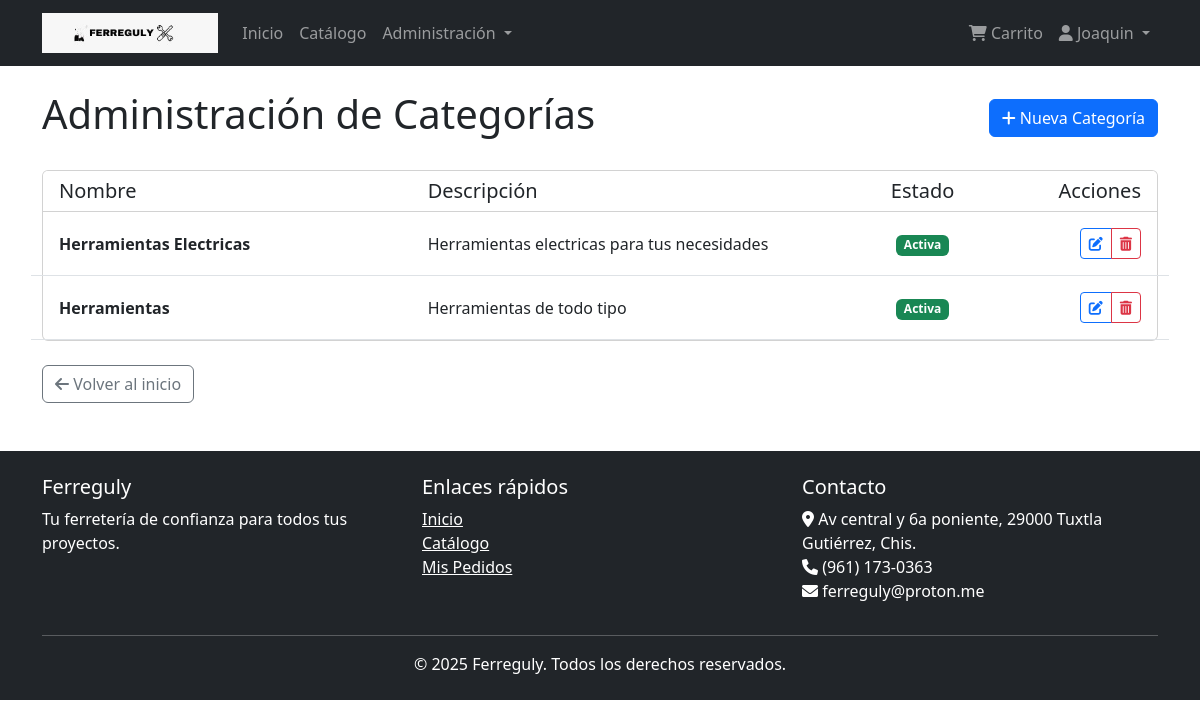
The page /productos/admin/categorias/ (signed in) on the database its author committed.
### usuarios/models.py (models this page shows, shortened)
class Usuario(AbstractBaseUser, PermissionsMixin):
    id_usuario = models.AutoField(primary_key=True)
    nombre = models.CharField(max_length=35)
    apellidos = models.CharField(max_length=50)
    email = models.EmailField(max_length=45, unique=True)
    telefono = models.CharField(max_length=10, null=True, blank=True)
    tipo_usuario = models.CharField(
        max_length=15,
        choices=[('cliente', 'Cliente'), ('administrador', 'Administrador')],
        default='cliente'
    )
    fecha_registro = models.DateTimeField(default=timezone.now)
    activo = models.BooleanField(default=True)
    is_staff = models.BooleanField(default=False)
    is_active = models.BooleanField(default=True)
    USERNAME_FIELD = 'email'
    REQUIRED_FIELDS = ['nombre', 'apellidos']
    objects = UsuarioManager()
    class Meta:
        db_table = 'usuario'
        verbose_name = 'Usuario'
        verbose_name_plural = 'Usuarios'

### productos/models.py (models this page shows, shortened)
class Categoria(models.Model):
    id_categoria = models.AutoField(primary_key=True)
    nombre = models.CharField(max_length=35)
    descripcion = models.TextField(null=True, blank=True)
    activo = models.BooleanField(default=True)
    class Meta:
        db_table = 'categoria'
        verbose_name = 'Categoría'
        verbose_name_plural = 'Categorías'

### productos/views.py (the view)
# urls.py: path('admin/categorias/', views.CategoriaListView.as_view(), name='categorias_lista'),
class CategoriaListView(LoginRequiredMixin, ListView):
    model = Categoria
    template_name = 'productos/admin/categorias/lista.html'
    context_object_name = 'categorias'
    def dispatch(self, request, *args, **kwargs):
        if not request.user.tipo_usuario == 'administrador':
            messages.error(request, 'No tienes permisos para acceder a esta página')
            return redirect('inicio')
        return super().dispatch(request, *args, **kwargs)

### templates/productos/admin/categorias/lista.html (shortened to what this page needs)
{% extends 'base.html' %}
{% block content %}
<div class="d-flex justify-content-between align-items-center mb-4">
    <h1>Administración de Categorías</h1>
    <a href="{% url 'categoria_crear' %}" class="btn btn-primary">
        <i class="fas fa-plus"></i> Nueva Categoría
    </a>
</div>
<div class="card">
    <div class="card-header bg-white">
        <div class="row">
            <div class="col-md-4">
                <h5 class="mb-0">Nombre</h5>
            </div>
            <div class="col-md-5">
                <h5 class="mb-0">Descripción</h5>
            </div>
            <div class="col-md-1 text-center">
                <h5 class="mb-0">Estado</h5>
            </div>
            <div class="col-md-2 text-end">
                <h5 class="mb-0">Acciones</h5>
            </div>
        </div>
    </div>
    <div class="card-body p-0">
        {% if categorias %}
            {% for categoria in categorias %}
                <div class="row py-3 px-3 border-bottom align-items-center">
                    <div class="col-md-4">
                        <strong>{{ categoria.nombre }}</strong>
                    </div>
                    <div class="col-md-5">
                        {{ categoria.descripcion|default:"Sin descripción"|truncatechars:100 }}
                    </div>
                    <div class="col-md-1 text-center">
                        {% if categoria.activo %}
                            <span class="badge bg-success">Activa</span>
                        {% else %}
                            <span class="badge bg-danger">Inactiva</span>
                        {% endif %}
                    </div>
                    <div class="col-md-2 text-end">
                        <div class="btn-group">
                            <a href="{% url 'categoria_editar' categoria.id_categoria %}" class="btn btn-sm btn-outline-primary">
                                <i class="fas fa-edit"></i>
                            </a>
                            <a href="{% url 'categoria_eliminar' categoria.id_categoria %}" class="btn btn-sm btn-outline-danger">
                                <i class="fas fa-trash-alt"></i>
                            </a>
                        </div>
                    </div>
                </div>
            {% endfor %}
        {% else %}
            <div class="p-4 text-center">
                <p class="text-muted mb-0">No hay categorías registradas</p>
            </div>
        {% endif %}
    </div>
</div>
<div class="mt-4">
    <a href="{% url 'inicio' %}" class="btn btn-outline-secondary">
        <i class="fas fa-arrow-left"></i> Volver al inicio
    </a>
</div>
{% endblock %}

### templates/base.html (shortened to what this page needs)
{% load static %}
<!DOCTYPE html>
<html lang="es">
<head>
    <link href="https://cdn.jsdelivr.net/npm/bootstrap@5.3.0-alpha1/dist/css/bootstrap.min.css" rel="stylesheet">
    <link rel="stylesheet" href="https://cdnjs.cloudflare.com/ajax/libs/font-awesome/6.0.0/css/all.min.css">
</head>
<body>
    <nav class="navbar navbar-expand-lg navbar-dark bg-dark">
        <div class="container">
            <a class="navbar-brand" href="{% url 'inicio' %}">
                <img src="{% static 'img/ferreguly.jpeg' %}" alt="Ferreguly Logo" style="height: 40px; width: auto;">
            </a>
            <div class="collapse navbar-collapse" id="navbarNav">
                <ul class="navbar-nav me-auto">
                    <li class="nav-item">
                        <a class="nav-link" href="{% url 'inicio' %}">Inicio</a>
                    </li>
                    <li class="nav-item">
                        <a class="nav-link" href="{% url 'catalogo' %}">Catálogo</a>
                    </li>
                    {% if user.is_authenticated %}
                        {% if user.tipo_usuario == 'administrador' %}
                            <li class="nav-item dropdown">
                                <a class="nav-link dropdown-toggle" href="#" role="button" data-bs-toggle="dropdown">
                                    Administración
                                </a>
                            </li>
                        {% endif %}
                    {% endif %}
                </ul>
                <ul class="navbar-nav">
                    {% if user.is_authenticated %}
                        <li class="nav-item">
                            <a class="nav-link" href="{% url 'carrito_lista' %}">
                                <i class="fas fa-shopping-cart"></i> Carrito
                            </a>
                        </li>
                        <li class="nav-item dropdown">
                            <a class="nav-link dropdown-toggle" href="#" role="button" data-bs-toggle="dropdown">
                                <i class="fas fa-user"></i> {{ user.nombre }}
                            </a>
                        </li>
                    {% endif %}
                </ul>
            </div>
        </div>
    </nav>
    <main class="container my-4">
        {% block content %}{% endblock %}
    </main>
    <footer class="bg-dark text-white py-4 mt-5">
        <div class="container">
            <div class="row">
                <div class="col-md-4">
                    <h5>Ferreguly</h5>
                    <p>Tu ferretería de confianza para todos tus proyectos.</p>
                </div>
                <div class="col-md-4">
                    <h5>Enlaces rápidos</h5>
                    <ul class="list-unstyled">
                        <li><a href="{% url 'inicio' %}" class="text-white">Inicio</a></li>
                        <li><a href="{% url 'catalogo' %}" class="text-white">Catálogo</a></li>
                        {% if user.is_authenticated %}
                            <li><a href="{% url 'pedidos_lista' %}" class="text-white">Mis Pedidos</a></li>
                        {% else %}
                            <li><a href="{% url 'login' %}" class="text-white">Iniciar Sesión</a></li>
                        {% endif %}
                    </ul>
                </div>
                <div class="col-md-4">
                    <h5>Contacto</h5>
                    <address>
                        <i class="fas fa-map-marker-alt"></i> Av central y 6a poniente, 29000 Tuxtla Gutiérrez, Chis.<br>
                        <i class="fas fa-phone"></i> (961) 173-0363<br>
                        <i class="fas fa-envelope"></i> ferreguly@proton.me
                    </address>
                </div>
            </div>
            <hr>
            <div class="row">
                <div class="col-12 text-center">
                    <p class="mb-0">&copy; {% now "Y" %} Ferreguly. Todos los derechos reservados.</p>
                </div>
            </div>
        </div>
    </footer>
</body>
</html>

### rows shown on the page
Usuario: nombre "Joaquin"
Categoria: nombre "Herramientas Electricas", descripcion "Herramientas electricas para tus necesidades", activo "Activa"
Categoria: nombre "Herramientas", descripcion "Herramientas de todo tipo", activo "Activa"
